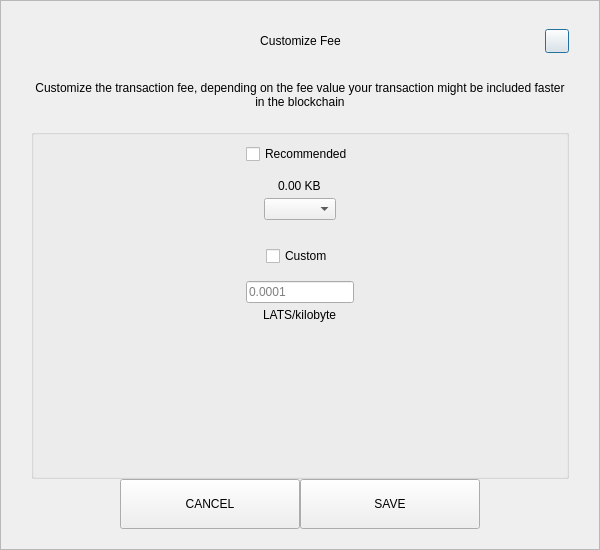
<?xml version="1.0" encoding="UTF-8"?>
<ui version="4.0">
 <class>SendCustomFeeDialog</class>
 <widget class="QDialog" name="SendCustomFeeDialog">
  <property name="geometry">
   <rect>
    <x>0</x>
    <y>0</y>
    <width>600</width>
    <height>550</height>
   </rect>
  </property>
  <property name="windowTitle">
   <string>Form</string>
  </property>
  <layout class="QVBoxLayout" name="verticalLayout_3">
   <property name="spacing">
    <number>0</number>
   </property>
   <property name="leftMargin">
    <number>0</number>
   </property>
   <property name="topMargin">
    <number>0</number>
   </property>
   <property name="rightMargin">
    <number>0</number>
   </property>
   <property name="bottomMargin">
    <number>0</number>
   </property>
   <item>
    <widget class="QFrame" name="frame">
     <property name="styleSheet">
      <string notr="true"/>
     </property>
     <property name="frameShape">
      <enum>QFrame::StyledPanel</enum>
     </property>
     <property name="frameShadow">
      <enum>QFrame::Raised</enum>
     </property>
     <layout class="QVBoxLayout" name="verticalLayout_2">
      <property name="spacing">
       <number>0</number>
      </property>
      <property name="leftMargin">
       <number>30</number>
      </property>
      <property name="topMargin">
       <number>20</number>
      </property>
      <property name="rightMargin">
       <number>30</number>
      </property>
      <property name="bottomMargin">
       <number>20</number>
      </property>
      <item>
       <layout class="QHBoxLayout" name="horizontalLayout_3">
        <property name="spacing">
         <number>0</number>
        </property>
        <item>
         <spacer name="horizontalSpacer_21">
          <property name="orientation">
           <enum>Qt::Horizontal</enum>
          </property>
          <property name="sizeHint" stdset="0">
           <size>
            <width>40</width>
            <height>20</height>
           </size>
          </property>
         </spacer>
        </item>
        <item>
         <widget class="QLabel" name="labelTitle">
          <property name="minimumSize">
           <size>
            <width>0</width>
            <height>40</height>
           </size>
          </property>
          <property name="maximumSize">
           <size>
            <width>16777215</width>
            <height>40</height>
           </size>
          </property>
          <property name="styleSheet">
           <string notr="true">padding-left:24px;</string>
          </property>
          <property name="text">
           <string>Customize Fee</string>
          </property>
          <property name="alignment">
           <set>Qt::AlignCenter</set>
          </property>
          <property name="margin">
           <number>7</number>
          </property>
         </widget>
        </item>
        <item>
         <spacer name="horizontalSpacer">
          <property name="orientation">
           <enum>Qt::Horizontal</enum>
          </property>
          <property name="sizeHint" stdset="0">
           <size>
            <width>40</width>
            <height>20</height>
           </size>
          </property>
         </spacer>
        </item>
        <item>
         <widget class="QPushButton" name="btnEsc">
          <property name="minimumSize">
           <size>
            <width>24</width>
            <height>24</height>
           </size>
          </property>
          <property name="maximumSize">
           <size>
            <width>24</width>
            <height>24</height>
           </size>
          </property>
          <property name="text">
           <string/>
          </property>
         </widget>
        </item>
       </layout>
      </item>
      <item>
       <spacer name="verticalSpacer_2">
        <property name="orientation">
         <enum>Qt::Vertical</enum>
        </property>
        <property name="sizeType">
         <enum>QSizePolicy::Fixed</enum>
        </property>
        <property name="sizeHint" stdset="0">
         <size>
          <width>20</width>
          <height>20</height>
         </size>
        </property>
       </spacer>
      </item>
      <item>
       <widget class="QLabel" name="labelMessage">
        <property name="text">
         <string>Customize the transaction fee, depending on the fee value your transaction might be included faster in the blockchain</string>
        </property>
        <property name="alignment">
         <set>Qt::AlignCenter</set>
        </property>
        <property name="wordWrap">
         <bool>true</bool>
        </property>
       </widget>
      </item>
      <item>
       <spacer name="verticalSpacer_3">
        <property name="orientation">
         <enum>Qt::Vertical</enum>
        </property>
        <property name="sizeType">
         <enum>QSizePolicy::Fixed</enum>
        </property>
        <property name="sizeHint" stdset="0">
         <size>
          <width>20</width>
          <height>20</height>
         </size>
        </property>
       </spacer>
      </item>
      <item>
       <widget class="QGroupBox" name="groupBox">
        <property name="title">
         <string/>
        </property>
        <layout class="QVBoxLayout" name="verticalLayout">
         <property name="leftMargin">
          <number>12</number>
         </property>
         <property name="rightMargin">
          <number>12</number>
         </property>
         <item>
          <layout class="QVBoxLayout" name="verticalLayout_4">
           <property name="spacing">
            <number>5</number>
           </property>
           <item alignment="Qt::AlignHCenter">
            <widget class="QCheckBox" name="checkBoxRecommended">
             <property name="text">
              <string>Recommended</string>
             </property>
            </widget>
           </item>
           <item>
            <spacer name="verticalSpacer_5">
             <property name="orientation">
              <enum>Qt::Vertical</enum>
             </property>
             <property name="sizeType">
              <enum>QSizePolicy::Fixed</enum>
             </property>
             <property name="sizeHint" stdset="0">
              <size>
               <width>20</width>
               <height>10</height>
              </size>
             </property>
            </spacer>
           </item>
           <item alignment="Qt::AlignHCenter">
            <widget class="QLabel" name="labelFee">
             <property name="text">
              <string>0.00 KB</string>
             </property>
            </widget>
           </item>
           <item alignment="Qt::AlignHCenter">
            <widget class="QComboBox" name="comboBoxRecommended"/>
           </item>
          </layout>
         </item>
         <item>
          <spacer name="verticalSpacer">
           <property name="orientation">
            <enum>Qt::Vertical</enum>
           </property>
           <property name="sizeType">
            <enum>QSizePolicy::Fixed</enum>
           </property>
           <property name="sizeHint" stdset="0">
            <size>
             <width>20</width>
             <height>20</height>
            </size>
           </property>
          </spacer>
         </item>
         <item>
          <layout class="QVBoxLayout" name="verticalLayout_5">
           <property name="spacing">
            <number>5</number>
           </property>
           <item alignment="Qt::AlignHCenter">
            <widget class="QCheckBox" name="checkBoxCustom">
             <property name="text">
              <string>Custom</string>
             </property>
            </widget>
           </item>
           <item>
            <spacer name="verticalSpacer_6">
             <property name="orientation">
              <enum>Qt::Vertical</enum>
             </property>
             <property name="sizeType">
              <enum>QSizePolicy::Fixed</enum>
             </property>
             <property name="sizeHint" stdset="0">
              <size>
               <width>20</width>
               <height>10</height>
              </size>
             </property>
            </spacer>
           </item>
           <item alignment="Qt::AlignHCenter">
            <widget class="QLineEdit" name="lineEditCustomFee">
             <property name="placeholderText">
              <string notr="true">0.0001</string>
             </property>
            </widget>
           </item>
           <item alignment="Qt::AlignHCenter">
            <widget class="QLabel" name="labelCustomFee">
             <property name="text">
              <string>LATS/kilobyte</string>
             </property>
            </widget>
           </item>
          </layout>
         </item>
         <item>
          <spacer name="verticalSpacer_4">
           <property name="orientation">
            <enum>Qt::Vertical</enum>
           </property>
           <property name="sizeHint" stdset="0">
            <size>
             <width>20</width>
             <height>40</height>
            </size>
           </property>
          </spacer>
         </item>
        </layout>
       </widget>
      </item>
      <item>
       <layout class="QHBoxLayout" name="horizontalLayout" stretch="1,2,2,1">
        <item>
         <spacer name="horizontalSpacer1">
          <property name="orientation">
           <enum>Qt::Horizontal</enum>
          </property>
          <property name="sizeHint" stdset="0">
           <size>
            <width>40</width>
            <height>20</height>
           </size>
          </property>
         </spacer>
        </item>
        <item>
         <widget class="QPushButton" name="btnCancel">
          <property name="minimumSize">
           <size>
            <width>180</width>
            <height>50</height>
           </size>
          </property>
          <property name="focusPolicy">
           <enum>Qt::NoFocus</enum>
          </property>
          <property name="text">
           <string>CANCEL</string>
          </property>
         </widget>
        </item>
        <item>
         <widget class="QPushButton" name="btnSave">
          <property name="minimumSize">
           <size>
            <width>180</width>
            <height>50</height>
           </size>
          </property>
          <property name="focusPolicy">
           <enum>Qt::NoFocus</enum>
          </property>
          <property name="text">
           <string>SAVE</string>
          </property>
         </widget>
        </item>
        <item>
         <spacer name="horizontalSpacer_2">
          <property name="orientation">
           <enum>Qt::Horizontal</enum>
          </property>
          <property name="sizeHint" stdset="0">
           <size>
            <width>40</width>
            <height>20</height>
           </size>
          </property>
         </spacer>
        </item>
       </layout>
      </item>
     </layout>
    </widget>
   </item>
  </layout>
 </widget>
 <resources/>
 <connections/>
</ui>
